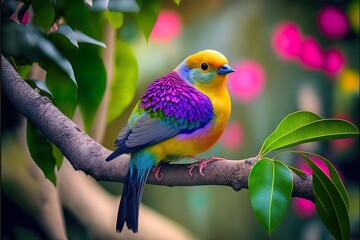
#> input picture data/bird.jpg, 360 x 240 px, found by its file name
$ python crop.py
#> lines starting #> are read from the running program, lines starting #| are printed output that depends on the picture
import os

import cv2


img = cv2.imread(os.path.join('.','data','bird.jpg'))
#> img is the input picture: shape (240, 360, 3); mean B, G, R 71.5, 89, 92.3

print(img.shape)
#| (240, 360, 3)

cropped_img = img[120:240, 120:260]
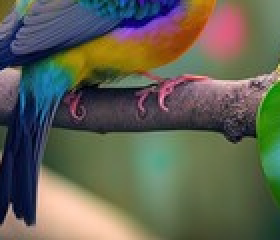
#> cropped_img: shape (120, 140, 3) (shown 2 times larger); mean B, G, R 83.7, 98.7, 97.6

cv2.imshow('img', img)
cv2.imshow('cropped_img', cropped_img)
cv2.waitKey(0)

$ run again, with data/apple.jpg copied over data/bird.jpg
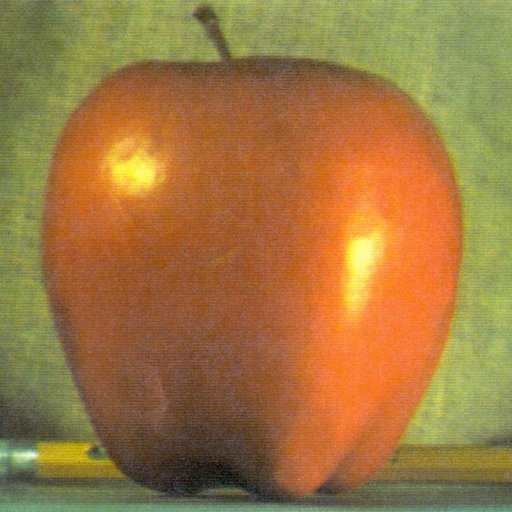
#> input picture data/apple.jpg, 512 x 512 px, found by its file name
#> img is the input picture: shape (512, 512, 3); mean B, G, R 64.8, 119.7, 159.1
#| (512, 512, 3)
#> `cropped_img = img[120:240, 120:260]`:
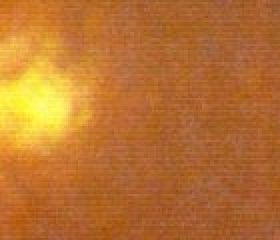
#> cropped_img: shape (120, 140, 3) (shown 2 times larger); mean B, G, R 49.6, 114.5, 185.1

$ run again, with data/bear.jpg copied over data/bird.jpg
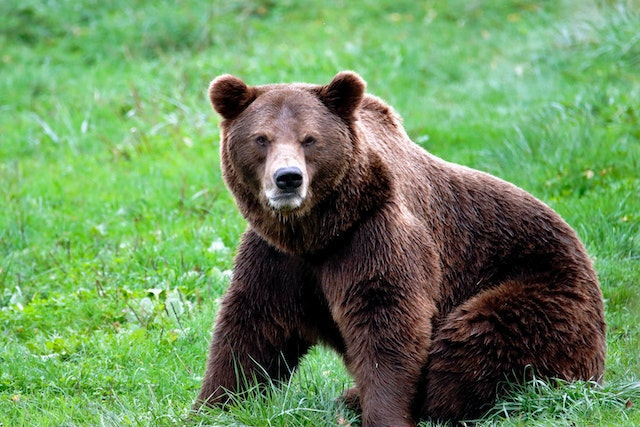
#> input picture data/bear.jpg, 640 x 427 px, found by its file name
#> img is the input picture: shape (427, 640, 3); mean B, G, R 91.8, 141.6, 106.1
#| (427, 640, 3)
#> `cropped_img = img[120:240, 120:260]`:
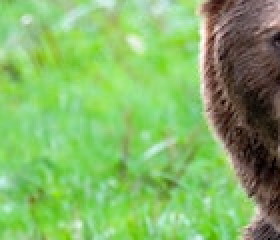
#> cropped_img: shape (120, 140, 3) (shown 2 times larger); mean B, G, R 102.6, 180.2, 130.9

$ run again, with data/cat.jpg copied over data/bird.jpg
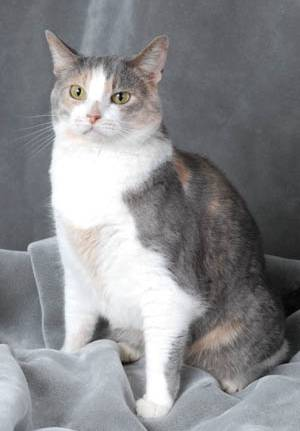
#> input picture data/cat.jpg, 300 x 431 px, found by its file name
#> img is the input picture: shape (431, 300, 3); mean B, G, R 140.4, 137.7, 137.3
#| (431, 300, 3)
#> `cropped_img = img[120:240, 120:260]`:
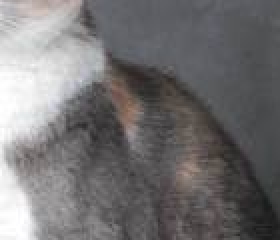
#> cropped_img: shape (120, 140, 3) (shown 2 times larger); mean B, G, R 114.8, 113.8, 115.8
